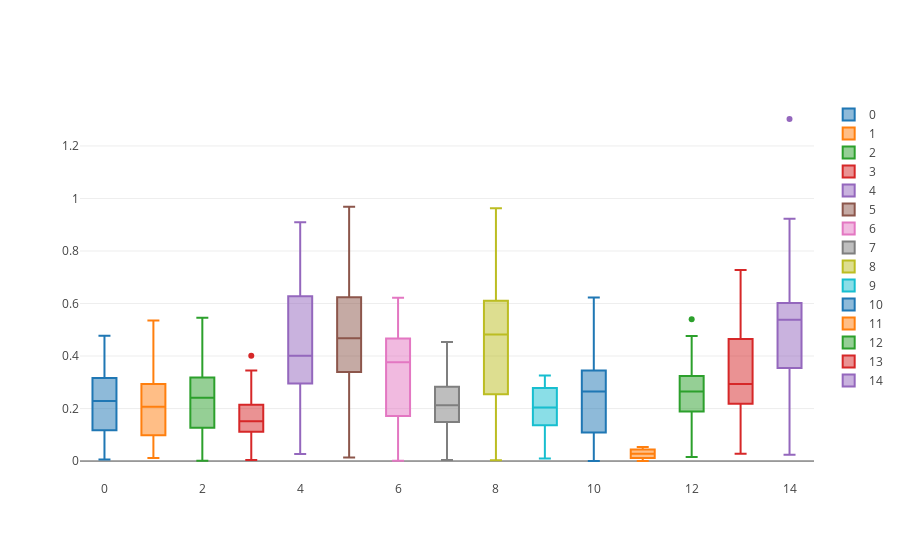

This figure's notebook cell:
### Code cell
data = []
for i in range(len(qui_t)):
    trace = go.Box(
        y = qui_t[i],
        name = str(i)
    )

    data.append(trace)

iplot(data)
